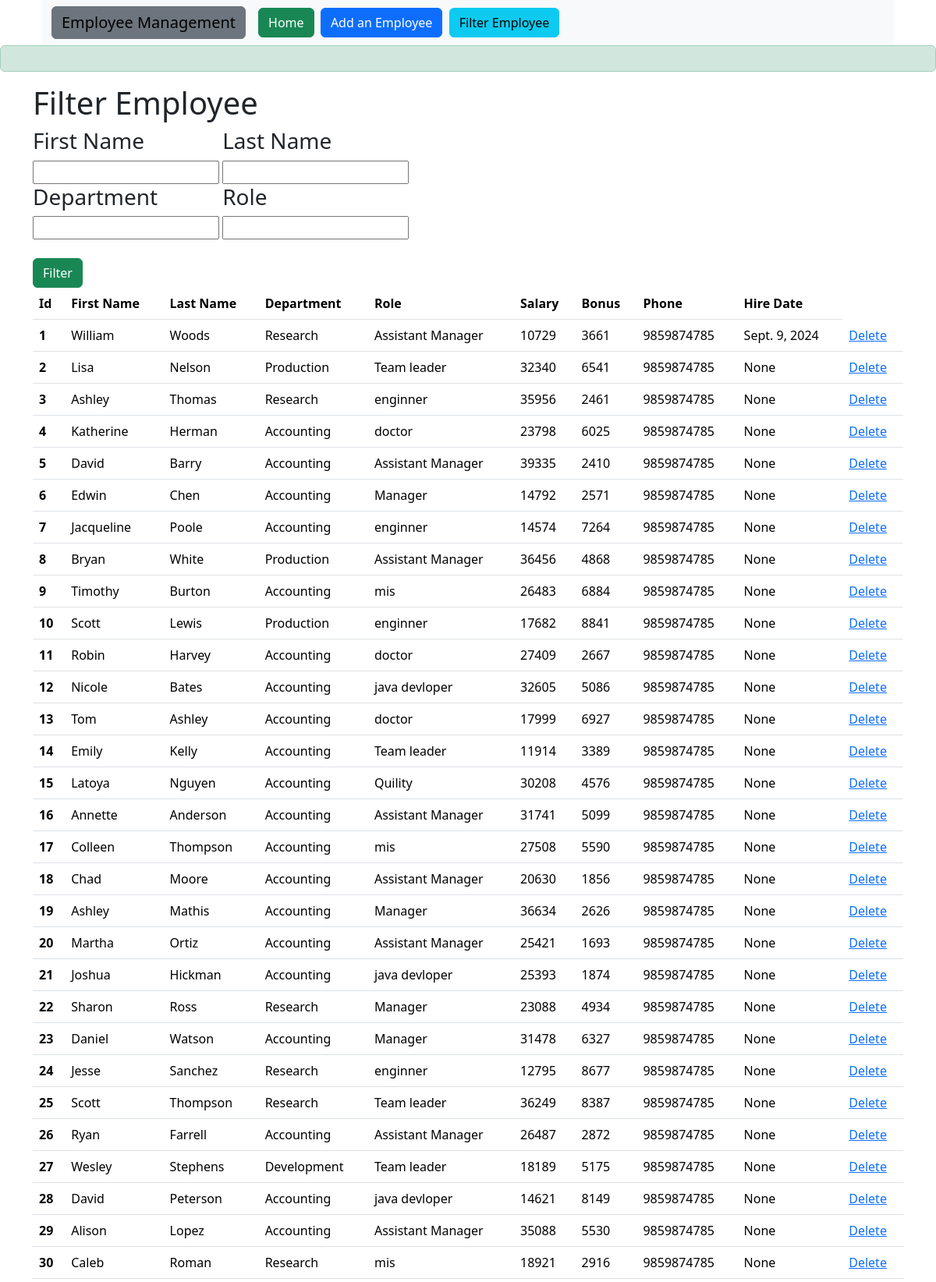
The app's page /filter (upper part) with its own data.
### emsapp/models.py (models this page shows, shortened)
class Employee(models.Model):
    first_name = models.CharField(max_length=100,null=False)
    last_name = models.CharField(max_length=100)
    dep = models.ForeignKey(Department,on_delete=models.CASCADE)
    salary = models.IntegerField(default=0)
    Bonus = models.IntegerField(default=0)
    role = models.ForeignKey(Role,models.CASCADE)
    phone = models.IntegerField(default=0)
    hire_date = models.DateField(auto_now_add=False)

class Department(models.Model):
    name = models.CharField(max_length=100,null=False)
    location = models.CharField(max_length = 100)
    def __str__(self) -> str:
        return (self.name)

class Role(models.Model):
    name = models.CharField(max_length=100,null = False)
    def __str__(self) -> str:
        return self.name

### emsapp/views.py (the view, shortened to what this page needs)
# urls.py: path('filter',views.filter_employee,name='filter'),
def filter_employee(request):
    try:
        emp = Employee.objects.all()
    except Exception as e:
        print(e)
    return render(request,'filter.html',{'model':emp})

### emsapp/template/filter.html (shortened to what this page needs)
<!DOCTYPE html>
{% extends 'base.html' %}
{% load static %}
{% block css %}
<link rel="stylesheet" type="text/css" href="{% static 'css/add.css' %}" />{%endblock%}
{% block bodyblock %}
<div class="alert alert-success text-center" role="alert">
</div>
<div class="container">
    <h1>Filter Employee</h1>
    <form method="post">
        <label for="name">
            <h3>First Name</h3>
            <input type="text" name='fname'>
        </label>
        <label for="name">
            <h3>Last Name</h3>
            <input type="text" name='lname'>
        </label><br>
        <label for="depart">
            <h3>Department</h3>
            <input type="text" name='dep'>
        </label>
        <label for="name">
            <h3>Role</h3>
            <input type="text" name='role'>
        </label><br><br>
        <input type="submit" value="Filter" class="btn btn-success">
    </form>
    <table class="table">
        <thead>
            <tr>
                <th scope="col">Id</th>
                <th scope="col">First Name</th>
                <th scope="col">Last Name</th>
                <th scope="col">Department</th>
                <th scope="col">Role</th>
                <th scope="col">Salary</th>
                <th scope="col">Bonus</th>
                <th scope="col">Phone</th>
                <th scope="col">Hire Date</th>
            </tr>
            {%for m in model%}
        </thead>
        <tbody>
            <tr>
                <th scope="row">{{forloop.counter}}</th>
                <td>{{m.first_name}}</td>
                <td>{{m.last_name}}</td>
                <td>{{m.dep}}</td>
                <td>{{m.role}}</td>
                <td>{{m.salary}}</td>
                <td>{{m.Bonus}}</td>
                <td>{{m.phone}}</td>
                <td>{{m.hire_date}}</td>
                <td><a href="{% url 'remove' m.id %}">Delete</a></td>
                {%endfor%}
        </tbody>
    </table>
    {%endblock%}

### records on screen
Employee: first_name "William", last_name "Woods", dep "Research", role "Assistant Manager", salary "10729", Bonus "3661", phone "9859874785", hire_date "Sept. 9, 2024"
Employee: first_name "Lisa", last_name "Nelson", dep "Production", role "Team leader", salary "32340", Bonus "6541", phone "9859874785", hire_date "None"
Employee: first_name "Ashley", last_name "Thomas", dep "Research", role "enginner", salary "35956", Bonus "2461", phone "9859874785", hire_date "None"
Employee: first_name "Katherine", last_name "Herman", dep "Accounting", role "doctor", salary "23798", Bonus "6025", phone "9859874785", hire_date "None"
Employee: first_name "David", last_name "Barry", dep "Accounting", role "Assistant Manager", salary "39335", Bonus "2410", phone "9859874785", hire_date "None"
Employee: first_name "Edwin", last_name "Chen", dep "Accounting", role "Manager", salary "14792", Bonus "2571", phone "9859874785", hire_date "None"
Employee: first_name "Jacqueline", last_name "Poole", dep "Accounting", role "enginner", salary "14574", Bonus "7264", phone "9859874785", hire_date "None"
Employee: first_name "Bryan", last_name "White", dep "Production", role "Assistant Manager", salary "36456", Bonus "4868", phone "9859874785", hire_date "None"
Employee: first_name "Timothy", last_name "Burton", dep "Accounting", role "mis", salary "26483", Bonus "6884", phone "9859874785", hire_date "None"
Employee: first_name "Scott", last_name "Lewis", dep "Production", role "enginner", salary "17682", Bonus "8841", phone "9859874785", hire_date "None"
Employee: first_name "Robin", last_name "Harvey", dep "Accounting", role "doctor", salary "27409", Bonus "2667", phone "9859874785", hire_date "None"
Employee: first_name "Nicole", last_name "Bates", dep "Accounting", role "java devloper", salary "32605", Bonus "5086", phone "9859874785", hire_date "None"
Employee: first_name "Tom", last_name "Ashley", dep "Accounting", role "doctor", salary "17999", Bonus "6927", phone "9859874785", hire_date "None"
Employee: first_name "Emily", last_name "Kelly", dep "Accounting", role "Team leader", salary "11914", Bonus "3389", phone "9859874785", hire_date "None"
Employee: first_name "Latoya", last_name "Nguyen", dep "Accounting", role "Quility", salary "30208", Bonus "4576", phone "9859874785", hire_date "None"
Employee: first_name "Annette", last_name "Anderson", dep "Accounting", role "Assistant Manager", salary "31741", Bonus "5099", phone "9859874785", hire_date "None"
Employee: first_name "Colleen", last_name "Thompson", dep "Accounting", role "mis", salary "27508", Bonus "5590", phone "9859874785", hire_date "None"
Employee: first_name "Chad", last_name "Moore", dep "Accounting", role "Assistant Manager", salary "20630", Bonus "1856", phone "9859874785", hire_date "None"
Employee: first_name "Ashley", last_name "Mathis", dep "Accounting", role "Manager", salary "36634", Bonus "2626", phone "9859874785", hire_date "None"
Employee: first_name "Martha", last_name "Ortiz", dep "Accounting", role "Assistant Manager", salary "25421", Bonus "1693", phone "9859874785", hire_date "None"
Employee: first_name "Joshua", last_name "Hickman", dep "Accounting", role "java devloper", salary "25393", Bonus "1874", phone "9859874785", hire_date "None"
Employee: first_name "Sharon", last_name "Ross", dep "Research", role "Manager", salary "23088", Bonus "4934", phone "9859874785", hire_date "None"
Employee: first_name "Daniel", last_name "Watson", dep "Accounting", role "Manager", salary "31478", Bonus "6327", phone "9859874785", hire_date "None"
Employee: first_name "Jesse", last_name "Sanchez", dep "Research", role "enginner", salary "12795", Bonus "8677", phone "9859874785", hire_date "None"
Employee: first_name "Scott", last_name "Thompson", dep "Research", role "Team leader", salary "36249", Bonus "8387", phone "9859874785", hire_date "None"
Employee: first_name "Ryan", last_name "Farrell", dep "Accounting", role "Assistant Manager", salary "26487", Bonus "2872", phone "9859874785", hire_date "None"
Employee: first_name "Wesley", last_name "Stephens", dep "Development", role "Team leader", salary "18189", Bonus "5175", phone "9859874785", hire_date "None"
Employee: first_name "David", last_name "Peterson", dep "Accounting", role "java devloper", salary "14621", Bonus "8149", phone "9859874785", hire_date "None"
Employee: first_name "Alison", last_name "Lopez", dep "Accounting", role "Assistant Manager", salary "35088", Bonus "5530", phone "9859874785", hire_date "None"
Employee: first_name "Caleb", last_name "Roman", dep "Research", role "mis", salary "18921", Bonus "2916", phone "9859874785", hire_date "None"
